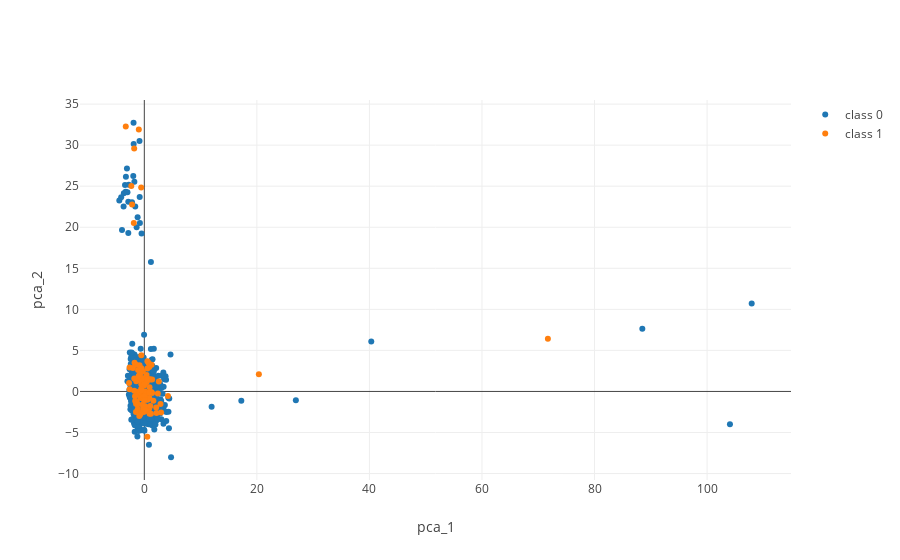

Notebook code cell kept with this figure:
### Code cell
trace1 = go.Scatter(
    x=X_red[np.argwhere(Y.values==0)[:,0]][:,0],
    y=X_red[np.argwhere(Y.values==0)[:,0]][:,1],
    mode='markers',
    name='class 0'
)

trace2 = go.Scatter(
    x=X_red[np.argwhere(Y.values==1)[:,0]][:,0],
    y=X_red[np.argwhere(Y.values==1)[:,0]][:,1],
    mode='markers',
    name='class 1'
)

layout = go.Layout(
    xaxis=dict(
        title='pca_1'
    ),
    yaxis=dict(
        title='pca_2'
    )
)

fig = go.Figure(data=[trace1, trace2], layout=layout)

iplot(fig)
